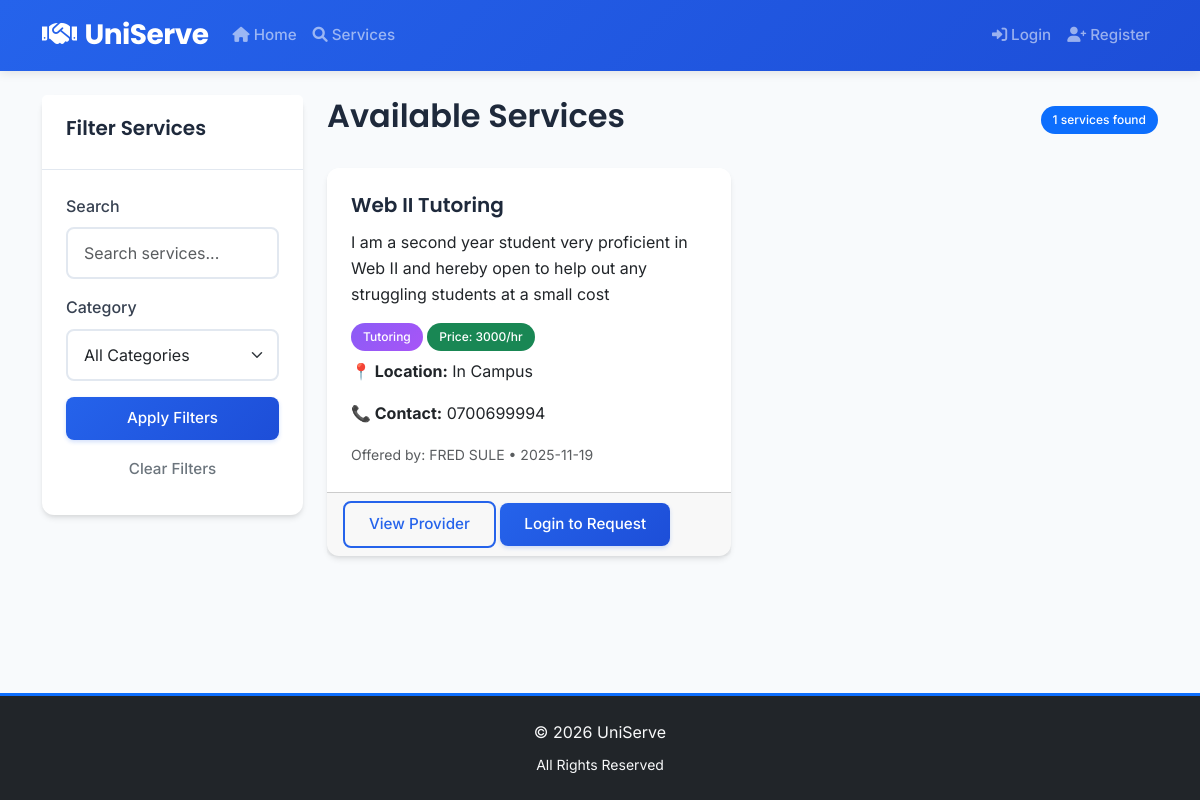
Page /services on the earlier database version.
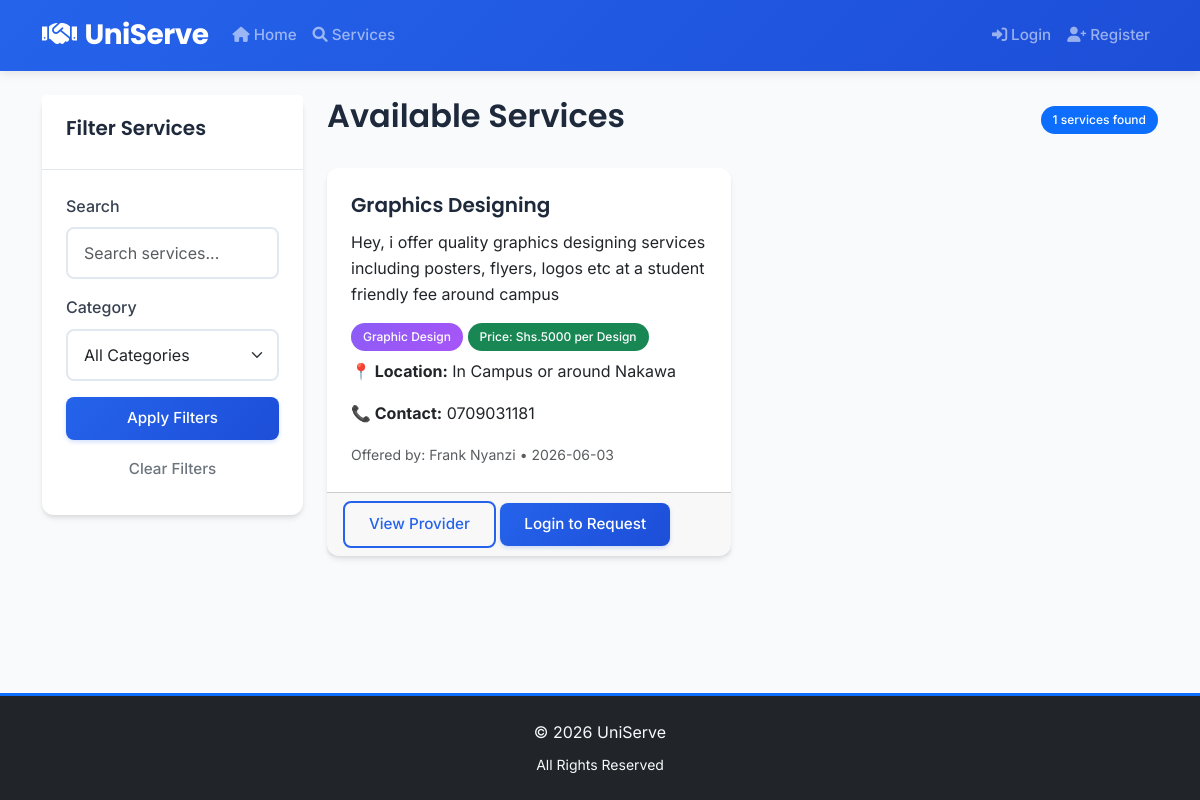
Same page on the later database version.
### app.py (models this page shows)
class Service(db.Model):
    id = db.Column(db.Integer, primary_key=True)
    title = db.Column(db.String(100), nullable=False)
    description = db.Column(db.Text, nullable=False)
    category = db.Column(db.String(50), nullable=False)
    price = db.Column(db.String(50), nullable=True)
    location = db.Column(db.String(100), nullable=False)
    contact_info = db.Column(db.String(100), nullable=False)
    created_date = db.Column(db.DateTime, default=datetime.utcnow)
    is_active = db.Column(db.Boolean, default=True)
    provider_id = db.Column(db.Integer, db.ForeignKey('user.id'), nullable=False)
    requests = db.relationship('ServiceRequest', backref='service', lazy=True)

class User(db.Model):
    id = db.Column(db.Integer, primary_key=True)
    name = db.Column(db.String(100), nullable=False)
    email = db.Column(db.String(100), unique=True, nullable=False)
    password = db.Column(db.String(200), nullable=False)
    user_type = db.Column(db.String(20), nullable=False)
    is_admin = db.Column(db.Boolean, default=False)
    profile_picture = db.Column(db.String(200), nullable=True)
    student_id_document = db.Column(db.String(200), nullable=True)
    verification_status = db.Column(db.String(20), default='unverified')
    registration_date = db.Column(db.DateTime, default=datetime.utcnow)
    services = db.relationship('Service', backref='provider', lazy=True)
    reviews_given = db.relationship('Review', foreign_keys='Review.reviewer_id', backref='reviewer', lazy=True)
    reviews_received = db.relationship('Review', foreign_keys='Review.reviewee_id', backref='reviewee', lazy=True)

### app.py (the view)
@app.route('/services')
def services():
    category = request.args.get('category', '')
    search = request.args.get('search', '')
    query = Service.query.filter_by(is_active=True)
    if category:
        query = query.filter_by(category=category)
    if search:
        query = query.filter(Service.title.contains(search) | Service.description.contains(search))
    services = query.order_by(Service.created_date.desc()).all()
    categories = db.session.query(Service.category).distinct().all()
    return render_template('services.html', services=services, categories=categories)

### app.py (called while the page is built)
@app.context_processor
def inject_google_client_id():
    return dict(google_client_id=app.config['GOOGLE_CLIENT_ID'])

### templates/services.html (shortened to what this page needs)
{% extends "base.html" %}
{% block content %}
<div class="row">
    <div class="col-md-3">
        <div class="card">
            <div class="card-header">
                <h5>Filter Services</h5>
            </div>
            <div class="card-body">
                <form method="GET" id="filterForm">
                    <div class="mb-3">
                        <label for="search" class="form-label">Search</label>
                        <input type="text" class="form-control" id="search" name="search"
                               value="{{ request.args.get('search', '') }}"
                               placeholder="Search services...">
                    </div>
                    <div class="mb-3">
                        <label for="category" class="form-label">Category</label>
                        <select class="form-select" id="category" name="category">
                            <option value="">All Categories</option>
                        </select>
                    </div>
                    <button type="submit" class="btn btn-primary w-100">Apply Filters</button>
                    <a href="{{ url_for('services') }}" class="btn btn-outline-secondary w-100 mt-2">Clear Filters</a>
                </form>
            </div>
        </div>
    </div>
    <div class="col-md-9">
        <div class="d-flex justify-content-between align-items-center mb-4">
            <h2>Available Services</h2>
            <span class="badge bg-primary">{{ services|length }} services found</span>
        </div>
        {% if services %}
            <div class="row" id="services-container">
                {% for service in services %}
                <div class="col-md-6 mb-4 service-card" data-category="{{ service.category }}">
                    <div class="card h-100">
                        <div class="card-body">
                            <h5 class="card-title">{{ service.title }}</h5>
                            <p class="card-text">{{ service.description }}</p>
                            <div class="mb-2">
                                <span class="badge bg-info service-category">{{ service.category }}</span>
                                {% if service.price and service.price != 'Free' %}
                                <span class="badge bg-success">Price: {{ service.price }}</span>
                                {% endif %}
                            </div>
                            <p class="card-text"><strong>📍 Location:</strong> {{ service.location }}</p>
                            <p class="card-text"><strong>📞 Contact:</strong> {{ service.contact_info }}</p>
                            <p class="card-text">
                                <small class="text-muted">
                                    Offered by: {{ service.provider.name }}
                                    •
                                    {{ service.created_date.strftime('%Y-%m-%d') }}
                                </small>
                            </p>
                        </div>
                        <div class="card-footer">
                            <a href="{{ url_for('profile', user_id=service.provider.id) }}"
                               class="btn btn-sm btn-outline-primary">
                                View Provider
                            </a>
                            {% if session.user_id %}
                                {% if service.provider.id != session.user_id %}
                                <button type="button" class="btn btn-sm btn-primary"
                                        data-bs-toggle="modal"
                                        data-bs-target="#requestModal{{ service.id }}">
                                    Request Service
                                </button>
                                {% endif %}
                            {% else %}
                                <a href="{{ url_for('login') }}" class="btn btn-sm btn-primary">
                                    Login to Request
                                </a>
                            {% endif %}
                        </div>
                    </div>
                </div>
                {% endfor %}
            </div>
        {% endif %}
    </div>
</div>
{% endblock %}

### templates/base.html (shortened to what this page needs)
<!DOCTYPE html>
<html lang="en">
<head>
    <link href="https://cdn.jsdelivr.net/npm/bootstrap@5.3.0/dist/css/bootstrap.min.css" rel="stylesheet">
    <link rel="stylesheet" href="https://cdnjs.cloudflare.com/ajax/libs/font-awesome/6.0.0/css/all.min.css">
    <link href="{{ url_for('static', filename='css/style.css') }}" rel="stylesheet">
</head>
<body class="d-flex flex-column min-vh-100">
    <nav class="navbar navbar-expand-lg navbar-dark">
        <div class="container">
            <a class="navbar-brand" href="{{ url_for('index') }}">
                <i class="fas fa-handshake me-2"></i>UniServe
            </a>
            <div class="collapse navbar-collapse" id="navbarNav">
                <ul class="navbar-nav me-auto">
                    <li class="nav-item">
                        <a class="nav-link" href="{{ url_for('index') }}">
                            <i class="fas fa-home me-1"></i>Home
                        </a>
                    </li>
                    <li class="nav-item">
                        <a class="nav-link" href="{{ url_for('services') }}">
                            <i class="fas fa-search me-1"></i>Services
                        </a>
                    </li>
                </ul>
                <ul class="navbar-nav">
                    {% if session.user_id %}
                    <li class="nav-item">
                        <a class="nav-link" href="{{ url_for('dashboard') }}">
                            <i class="fas fa-tachometer-alt me-1"></i>Dashboard
                        </a>
                    </li>
                    <li class="nav-item">
                        <a class="nav-link" href="{{ url_for('logout') }}">
                            <i class="fas fa-sign-out-alt me-1"></i>Logout ({{ session.user_name }})
                        </a>
                    </li>
                    {% else %}
                    <li class="nav-item">
                        <a class="nav-link" href="{{ url_for('login') }}">
                            <i class="fas fa-sign-in-alt me-1"></i>Login
                        </a>
                    </li>
                    <li class="nav-item">
                        <a class="nav-link" href="{{ url_for('register') }}">
                            <i class="fas fa-user-plus me-1"></i>Register
                        </a>
                    </li>
                    {% endif %}
                </ul>
            </div>
        </div>
    </nav>
    <div class="container mt-4">
        {% block content %}{% endblock %}
    </div>
    <footer class="bg-dark text-light py-4 mt-auto w-100 border-top border-primary border-3">
        <div class="container text-center">
            <p class="mb-2">&copy; 2026 UniServe</p>
            <p class="mb-0 small">
                All Rights Reserved
            </p>
        </div>
    </footer>
    <div class="toast-container position-fixed bottom-0 end-0 p-3" style="z-index: 1055;">
    </div>
</body>
</html>

### static/css/style.css (style rules this page uses)
:root { --primary-color: #2563eb; --primary-dark: #1d4ed8; --secondary-color: #64748b; --success-color: #10b981; --warning-color: #f59e0b; --danger-color: #ef4444; --light-color: #f8fafc; --dark-color: #1e293b; --border-radius: 12px; --shadow: 0 4px 6px -1px rgba(0, 0, 0, 0.1), 0 2px 4px -1px rgba(0, 0, 0, 0.06); --shadow-lg: 0 10px 15px -3px rgba(0, 0, 0, 0.1), 0 4px 6px -2px rgba(0, 0, 0, 0.05); }
body { font-family: 'Inter', -apple-system, BlinkMacSystemFont, 'Segoe UI', Roboto, sans-serif; background-color: #f8fafc; color: #334155; line-height: 1.6; font-weight: 400; }
h1, h2, h3, h4, h5, h6 { font-family: 'Poppins', -apple-system, BlinkMacSystemFont, 'Segoe UI', Roboto, sans-serif; font-weight: 600; line-height: 1.3; color: #1e293b; margin-bottom: 0.5rem; }
h2 { font-size: 2rem; }
h5 { font-size: 1.25rem; }
.navbar-brand { font-family: 'Poppins', sans-serif; font-weight: 700; font-size: 1.75rem; letter-spacing: -0.5px; }
.navbar-nav .nav-link { font-weight: 500; font-size: 0.95rem; transition: color 0.2s ease; }
.card { border: none; border-radius: var(--border-radius); box-shadow: var(--shadow); transition: all 0.3s ease; background: white; }
.card-header { background: white; border-bottom: 1px solid #e2e8f0; font-family: 'Poppins', sans-serif; font-weight: 600; padding: 1.25rem 1.5rem; }
.card-body { padding: 1.5rem; }
.card-title { font-family: 'Poppins', sans-serif; font-weight: 600; color: #1e293b; margin-bottom: 0.75rem; }
.btn { font-family: 'Inter', sans-serif; font-weight: 500; border-radius: 8px; padding: 0.625rem 1.5rem; transition: all 0.2s ease; border: none; font-size: 0.95rem; }
.btn-primary { background: linear-gradient(135deg, var(--primary-color), var(--primary-dark)); box-shadow: 0 2px 4px rgba(37, 99, 235, 0.2); }
.btn-outline-primary { border: 2px solid var(--primary-color); color: var(--primary-color); background: transparent; }
.form-label { font-weight: 500; color: #374151; margin-bottom: 0.5rem; font-family: 'Inter', sans-serif; }
.form-control { border: 2px solid #e2e8f0; border-radius: 8px; padding: 0.75rem 1rem; font-size: 1rem; transition: all 0.2s ease; font-family: 'Inter', sans-serif; }
.form-select { border: 2px solid #e2e8f0; border-radius: 8px; padding: 0.75rem 1rem; font-size: 1rem; font-family: 'Inter', sans-serif; }
.badge { font-family: 'Inter', sans-serif; font-weight: 500; border-radius: 20px; padding: 0.5rem 0.75rem; font-size: 0.75rem; }
.service-card { opacity: 0; animation: fadeInUp 0.6s ease forwards; }
.service-category { background: linear-gradient(135deg, #8b5cf6, #a855f7); color: white; font-weight: 500; }
.navbar { box-shadow: 0 2px 10px rgba(0, 0, 0, 0.1); background: linear-gradient(135deg, var(--primary-color), var(--primary-dark)) !important; }
footer { background: #1e293b !important; color: #cbd5e1; font-family: 'Inter', sans-serif; }
footer p { margin-bottom: 0.25rem; }

Differences in the rows shown:
removed Service: title "Web II Tutoring", description "I am a second year student very proficient in Web II and hereby open to help out any struggling students at a small cost", category "Tutoring", price "3000/hr", location "In Campus", contact_info "0700699994", provider.name "FRED SULE", created_date "2025-11-19"
added Service: title "Graphics Designing", description "Hey, i offer quality graphics designing services including posters, flyers, logos etc at a student friendly fee around campus", category "Graphic Design", price "Shs.5000 per Design", location "In Campus or around Nakawa", contact_info "0709031181", provider.name "Frank Nyanzi", created_date "2026-06-03"
